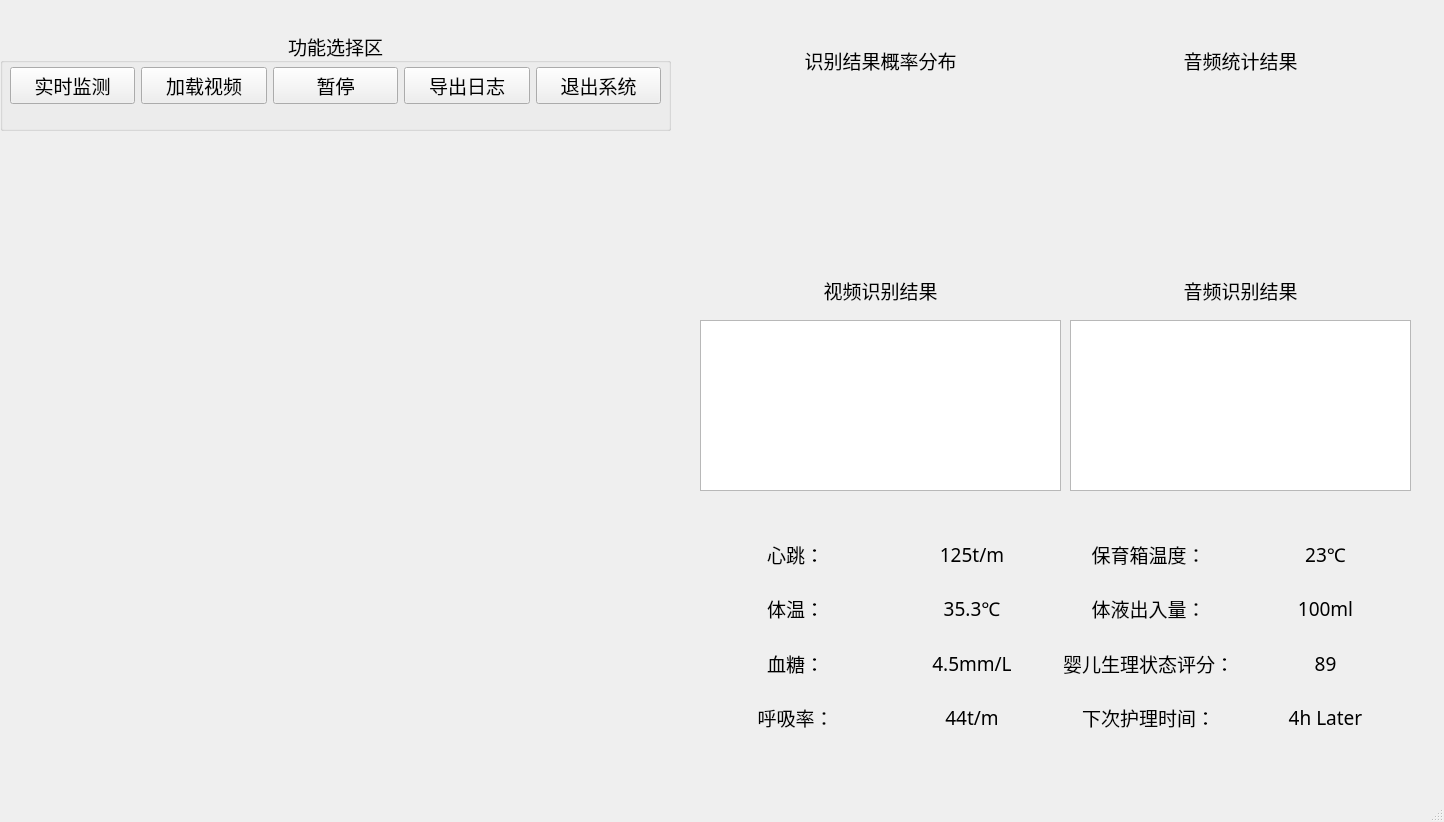
<?xml version="1.0" encoding="UTF-8"?>
<ui version="4.0">
 <class>MainWindow</class>
 <widget class="QMainWindow" name="MainWindow">
  <property name="geometry">
   <rect>
    <x>0</x>
    <y>0</y>
    <width>1444</width>
    <height>822</height>
   </rect>
  </property>
  <property name="font">
   <font>
    <pointsize>14</pointsize>
   </font>
  </property>
  <property name="windowTitle">
   <string>MainWindow</string>
  </property>
  <widget class="QWidget" name="centralwidget">
   <widget class="QGroupBox" name="groupBox">
    <property name="geometry">
     <rect>
      <x>0</x>
      <y>30</y>
      <width>671</width>
      <height>101</height>
     </rect>
    </property>
    <property name="minimumSize">
     <size>
      <width>561</width>
      <height>91</height>
     </size>
    </property>
    <property name="font">
     <font>
      <family>黑体</family>
      <pointsize>14</pointsize>
      <weight>50</weight>
      <bold>false</bold>
     </font>
    </property>
    <property name="title">
     <string>功能选择区</string>
    </property>
    <property name="alignment">
     <set>Qt::AlignCenter</set>
    </property>
    <widget class="QWidget" name="layoutWidget">
     <property name="geometry">
      <rect>
       <x>10</x>
       <y>20</y>
       <width>651</width>
       <height>71</height>
      </rect>
     </property>
     <layout class="QHBoxLayout" name="horizontalLayout">
      <item>
       <widget class="QPushButton" name="real_time_camera">
        <property name="font">
         <font>
          <family>黑体</family>
          <pointsize>14</pointsize>
          <weight>50</weight>
          <bold>false</bold>
         </font>
        </property>
        <property name="text">
         <string>实时监测</string>
        </property>
       </widget>
      </item>
      <item>
       <widget class="QPushButton" name="btn_input">
        <property name="font">
         <font>
          <family>黑体</family>
          <pointsize>14</pointsize>
          <weight>50</weight>
          <bold>false</bold>
         </font>
        </property>
        <property name="text">
         <string>加载视频</string>
        </property>
       </widget>
      </item>
      <item>
       <widget class="QPushButton" name="btn_pause">
        <property name="font">
         <font>
          <family>黑体</family>
          <pointsize>14</pointsize>
          <weight>50</weight>
          <bold>false</bold>
         </font>
        </property>
        <property name="text">
         <string>暂停</string>
        </property>
       </widget>
      </item>
      <item>
       <widget class="QPushButton" name="export_log">
        <property name="font">
         <font>
          <family>黑体</family>
          <pointsize>14</pointsize>
          <weight>50</weight>
          <bold>false</bold>
         </font>
        </property>
        <property name="text">
         <string>导出日志</string>
        </property>
       </widget>
      </item>
      <item>
       <widget class="QPushButton" name="quit_system">
        <property name="font">
         <font>
          <family>黑体</family>
          <pointsize>14</pointsize>
          <weight>50</weight>
          <bold>false</bold>
         </font>
        </property>
        <property name="text">
         <string>退出系统</string>
        </property>
       </widget>
      </item>
     </layout>
    </widget>
   </widget>
   <widget class="QLabel" name="recognition_results_label">
    <property name="geometry">
     <rect>
      <x>700</x>
      <y>270</y>
      <width>361</width>
      <height>41</height>
     </rect>
    </property>
    <property name="minimumSize">
     <size>
      <width>331</width>
      <height>41</height>
     </size>
    </property>
    <property name="font">
     <font>
      <family>黑体</family>
      <pointsize>14</pointsize>
      <weight>50</weight>
      <bold>false</bold>
     </font>
    </property>
    <property name="text">
     <string>视频识别结果</string>
    </property>
    <property name="alignment">
     <set>Qt::AlignCenter</set>
    </property>
   </widget>
   <widget class="QLabel" name="statistics_results_label">
    <property name="geometry">
     <rect>
      <x>700</x>
      <y>40</y>
      <width>361</width>
      <height>41</height>
     </rect>
    </property>
    <property name="minimumSize">
     <size>
      <width>331</width>
      <height>41</height>
     </size>
    </property>
    <property name="font">
     <font>
      <family>黑体</family>
      <pointsize>14</pointsize>
      <weight>50</weight>
      <bold>false</bold>
     </font>
    </property>
    <property name="text">
     <string>识别结果概率分布</string>
    </property>
    <property name="alignment">
     <set>Qt::AlignCenter</set>
    </property>
   </widget>
   <widget class="QLabel" name="data_statistic_show">
    <property name="geometry">
     <rect>
      <x>700</x>
      <y>100</y>
      <width>361</width>
      <height>131</height>
     </rect>
    </property>
    <property name="text">
     <string/>
    </property>
   </widget>
   <widget class="QListWidget" name="recognition_result">
    <property name="geometry">
     <rect>
      <x>700</x>
      <y>320</y>
      <width>361</width>
      <height>171</height>
     </rect>
    </property>
   </widget>
   <widget class="QLabel" name="label_video">
    <property name="geometry">
     <rect>
      <x>20</x>
      <y>150</y>
      <width>651</width>
      <height>571</height>
     </rect>
    </property>
    <property name="text">
     <string/>
    </property>
   </widget>
   <widget class="QListWidget" name="audiolist_show">
    <property name="geometry">
     <rect>
      <x>1070</x>
      <y>320</y>
      <width>341</width>
      <height>171</height>
     </rect>
    </property>
   </widget>
   <widget class="QLabel" name="auidoplot_show">
    <property name="geometry">
     <rect>
      <x>1070</x>
      <y>100</y>
      <width>341</width>
      <height>131</height>
     </rect>
    </property>
    <property name="text">
     <string/>
    </property>
   </widget>
   <widget class="QLabel" name="recognition_results_label_2">
    <property name="geometry">
     <rect>
      <x>1070</x>
      <y>270</y>
      <width>341</width>
      <height>41</height>
     </rect>
    </property>
    <property name="minimumSize">
     <size>
      <width>331</width>
      <height>41</height>
     </size>
    </property>
    <property name="font">
     <font>
      <family>黑体</family>
      <pointsize>14</pointsize>
      <weight>50</weight>
      <bold>false</bold>
     </font>
    </property>
    <property name="text">
     <string>音频识别结果</string>
    </property>
    <property name="alignment">
     <set>Qt::AlignCenter</set>
    </property>
   </widget>
   <widget class="QLabel" name="statistics_results_label_2">
    <property name="geometry">
     <rect>
      <x>1070</x>
      <y>40</y>
      <width>341</width>
      <height>41</height>
     </rect>
    </property>
    <property name="minimumSize">
     <size>
      <width>331</width>
      <height>41</height>
     </size>
    </property>
    <property name="font">
     <font>
      <family>黑体</family>
      <pointsize>14</pointsize>
      <weight>50</weight>
      <bold>false</bold>
     </font>
    </property>
    <property name="text">
     <string>音频统计结果</string>
    </property>
    <property name="alignment">
     <set>Qt::AlignCenter</set>
    </property>
   </widget>
   <widget class="QWidget" name="gridLayoutWidget">
    <property name="geometry">
     <rect>
      <x>710</x>
      <y>530</y>
      <width>701</width>
      <height>211</height>
     </rect>
    </property>
    <layout class="QGridLayout" name="gridLayout">
     <item row="1" column="1">
      <widget class="QLabel" name="tiwen_value">
       <property name="font">
        <font>
         <family>黑体</family>
         <pointsize>14</pointsize>
        </font>
       </property>
       <property name="text">
        <string>35.3℃</string>
       </property>
       <property name="alignment">
        <set>Qt::AlignCenter</set>
       </property>
      </widget>
     </item>
     <item row="2" column="0">
      <widget class="QLabel" name="xuetang">
       <property name="font">
        <font>
         <family>黑体</family>
         <pointsize>14</pointsize>
        </font>
       </property>
       <property name="text">
        <string>血糖：</string>
       </property>
       <property name="alignment">
        <set>Qt::AlignCenter</set>
       </property>
      </widget>
     </item>
     <item row="2" column="2">
      <widget class="QLabel" name="pingfen">
       <property name="font">
        <font>
         <family>黑体</family>
         <pointsize>14</pointsize>
        </font>
       </property>
       <property name="text">
        <string>婴儿生理状态评分：</string>
       </property>
       <property name="alignment">
        <set>Qt::AlignCenter</set>
       </property>
      </widget>
     </item>
     <item row="1" column="2">
      <widget class="QLabel" name="tiye">
       <property name="font">
        <font>
         <family>黑体</family>
         <pointsize>14</pointsize>
        </font>
       </property>
       <property name="text">
        <string>体液出入量：</string>
       </property>
       <property name="alignment">
        <set>Qt::AlignCenter</set>
       </property>
      </widget>
     </item>
     <item row="2" column="3">
      <widget class="QLabel" name="pingfen_value">
       <property name="font">
        <font>
         <family>黑体</family>
         <pointsize>14</pointsize>
        </font>
       </property>
       <property name="text">
        <string>89</string>
       </property>
       <property name="alignment">
        <set>Qt::AlignCenter</set>
       </property>
      </widget>
     </item>
     <item row="2" column="1">
      <widget class="QLabel" name="xuetang_value">
       <property name="font">
        <font>
         <family>黑体</family>
         <pointsize>14</pointsize>
        </font>
       </property>
       <property name="text">
        <string>4.5mm/L</string>
       </property>
       <property name="alignment">
        <set>Qt::AlignCenter</set>
       </property>
      </widget>
     </item>
     <item row="0" column="2">
      <widget class="QLabel" name="wendu">
       <property name="font">
        <font>
         <family>黑体</family>
         <pointsize>14</pointsize>
        </font>
       </property>
       <property name="text">
        <string>保育箱温度：</string>
       </property>
       <property name="alignment">
        <set>Qt::AlignCenter</set>
       </property>
      </widget>
     </item>
     <item row="0" column="1">
      <widget class="QLabel" name="xintiao_value">
       <property name="font">
        <font>
         <family>黑体</family>
         <pointsize>14</pointsize>
        </font>
       </property>
       <property name="text">
        <string>125t/m</string>
       </property>
       <property name="alignment">
        <set>Qt::AlignCenter</set>
       </property>
      </widget>
     </item>
     <item row="1" column="3">
      <widget class="QLabel" name="tiye_value">
       <property name="font">
        <font>
         <family>黑体</family>
         <pointsize>14</pointsize>
        </font>
       </property>
       <property name="text">
        <string>100ml</string>
       </property>
       <property name="alignment">
        <set>Qt::AlignCenter</set>
       </property>
      </widget>
     </item>
     <item row="0" column="0">
      <widget class="QLabel" name="xintiao">
       <property name="font">
        <font>
         <family>黑体</family>
         <pointsize>14</pointsize>
         <weight>50</weight>
         <bold>false</bold>
        </font>
       </property>
       <property name="text">
        <string>心跳：</string>
       </property>
       <property name="alignment">
        <set>Qt::AlignCenter</set>
       </property>
      </widget>
     </item>
     <item row="0" column="3">
      <widget class="QLabel" name="wendu_value">
       <property name="font">
        <font>
         <family>黑体</family>
         <pointsize>14</pointsize>
        </font>
       </property>
       <property name="text">
        <string>23℃</string>
       </property>
       <property name="alignment">
        <set>Qt::AlignCenter</set>
       </property>
      </widget>
     </item>
     <item row="1" column="0">
      <widget class="QLabel" name="tiwen">
       <property name="font">
        <font>
         <family>黑体</family>
         <pointsize>14</pointsize>
        </font>
       </property>
       <property name="text">
        <string>体温：</string>
       </property>
       <property name="alignment">
        <set>Qt::AlignCenter</set>
       </property>
      </widget>
     </item>
     <item row="3" column="3">
      <widget class="QLabel" name="shijian_value">
       <property name="font">
        <font>
         <family>黑体</family>
         <pointsize>14</pointsize>
        </font>
       </property>
       <property name="text">
        <string>4h Later</string>
       </property>
       <property name="alignment">
        <set>Qt::AlignCenter</set>
       </property>
      </widget>
     </item>
     <item row="3" column="2">
      <widget class="QLabel" name="shijan">
       <property name="font">
        <font>
         <family>黑体</family>
         <pointsize>14</pointsize>
        </font>
       </property>
       <property name="text">
        <string>下次护理时间：</string>
       </property>
       <property name="alignment">
        <set>Qt::AlignCenter</set>
       </property>
      </widget>
     </item>
     <item row="3" column="1">
      <widget class="QLabel" name="huxilv_value">
       <property name="font">
        <font>
         <family>黑体</family>
         <pointsize>14</pointsize>
        </font>
       </property>
       <property name="text">
        <string>44t/m</string>
       </property>
       <property name="alignment">
        <set>Qt::AlignCenter</set>
       </property>
      </widget>
     </item>
     <item row="3" column="0">
      <widget class="QLabel" name="huxilv">
       <property name="font">
        <font>
         <family>黑体</family>
         <pointsize>14</pointsize>
        </font>
       </property>
       <property name="text">
        <string>呼吸率：</string>
       </property>
       <property name="alignment">
        <set>Qt::AlignCenter</set>
       </property>
      </widget>
     </item>
    </layout>
   </widget>
  </widget>
  <widget class="QMenuBar" name="menubar">
   <property name="geometry">
    <rect>
     <x>0</x>
     <y>0</y>
     <width>1444</width>
     <height>31</height>
    </rect>
   </property>
  </widget>
  <widget class="QStatusBar" name="statusbar"/>
 </widget>
 <resources/>
 <connections/>
</ui>
